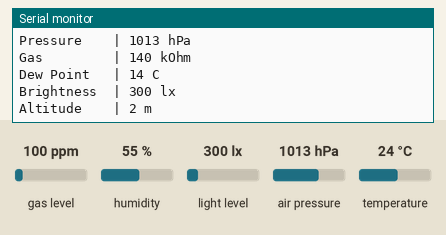
Simulated run of this sketch. Board: Arduino Uno, built with avr-gcc and run on an emulated ATmega328P. Shown: the last lines printed to the serial monitor. Inputs (shaded band) come from the test bench; at power-on: gas level 100 ppm, humidity 55 %, light level 300 lx, air pressure 1013 hPa, temperature 24 °C. No radio packets arrive unless stated.

Above: at 1.2 s.
1.3 s: gas level set to 20 ppm
5.8 s: humidity set to 22 %
10.3 s: light level set to 40 lx
At 12.1 s:
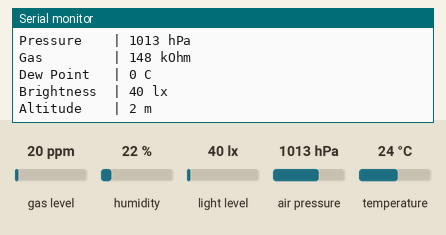
14.8 s: air pressure set to 952 hPa
At 17.1 s:
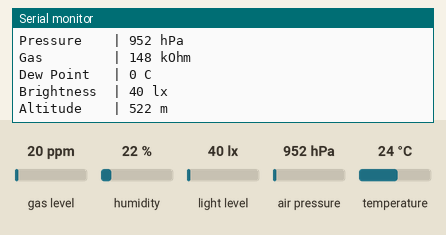
19.3 s: temperature set to 12 °C
At 22.0 s:
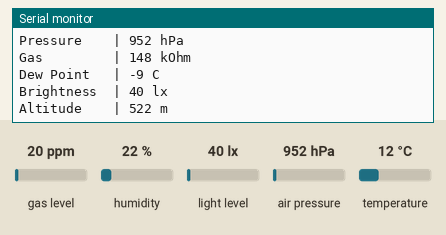
Timing chart, 0 to 23.5 s (numbered marks = the images above; inputs shaded):
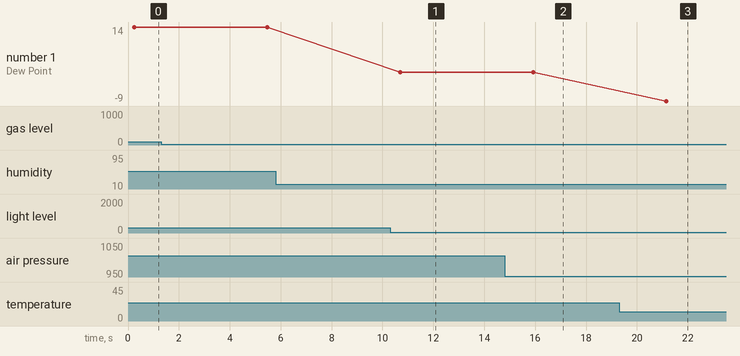

Measured:
- after the input at 10.3 s, the serial monitor: prints a new line after 0.40 s (image 1)
- after the input at 14.8 s, the serial monitor: prints a new line after 1.1 s (image 2)
- after the input at 19.3 s, the serial monitor: prints a new line after 1.8 s (image 3)
- plotted number 1: 0 → -9 after the input at 19.3 s

The sketch:

LoRa_sender.ino
```cpp
// Include the SPI (Serial Peripheral Interface) library, which provides functions for communicating with devices using the SPI protocol.
#include <SPI.h>

// Include the Wire library, which provides functions for I2C (Inter-Integrated Circuit) communication.
#include <Wire.h>

// Include the LoRa library, which provides functions for LoRa communication.
#include <LoRa.h>

// Include the Adafruit Sensor library. This library is used to standardize sensor access across different sensor types.
#include <Adafruit_Sensor.h>

// Include the Adafruit BME680 library, which provides functions to interface with the BME680 sensor.
#include <Adafruit_BME680.h>

// Include the BH1750 library, which provides functions for interfacing with the BH1750 light sensor.
#include <BH1750.h>

// Define a constant named SEALEVELPRESSURE_HPA with a value of 1013.25. This constant represents the standard atmospheric pressure at sea level in hectopascals (hPa). It is used as a reference for pressure measurements to calculate altitude in applications such as barometric sensing.
#define SEALEVELPRESSURE_HPA (1013.25)

// Initialize a BME680 sensor object.
Adafruit_BME680 bme;

// Initialize a BH1750 light sensor object.
BH1750 lightMeter;

// Declare a String variable named 'LoRaMessage' and initialize it with an empty string.This variable will be used to store the message that will be transmitted via LoRa communication.
String LoRaMessage = "";

// Declare a character array named 'device_id' with a size of 12 and initialize it with the string "LoRa 433MHz". This array is intended to store the device ID.
char device_id[12] = "LoRa 433MHz";

void setup() {
  // Begin serial communication at a baud rate of 115200.
  Serial.begin(115200);

  // Initialize the I2C communication bus using the Wire library.
  Wire.begin();

  // Initialize the BH1750 light sensor using the begin() method.
  lightMeter.begin();

  // Check if the BME680 sensor is successfully initialized.
  if (!bme.begin()) {
    // Print an error message if the sensor is not found.
    Serial.println("Could not find BME680 sensor, check wiring!");

    // Exit the setup function if the sensor is not found.
    return;
  }

  // Configure BME680 sensor settings for enhanced accuracy and performance.

  // Set temperature oversampling to 8X.
  bme.setTemperatureOversampling(BME680_OS_8X);

  // Set humidity oversampling to 2X.
  bme.setHumidityOversampling(BME680_OS_2X);

  // Set pressure oversampling to 4X.
  bme.setPressureOversampling(BME680_OS_4X);

  // Set the IIR (Infinite Impulse Response) filter size to 3.
  bme.setIIRFilterSize(BME680_FILTER_SIZE_3);

  // Set the gas heater parameters: 320°C for 150 ms.
  bme.setGasHeater(320, 150);

  // Initialize LoRa communication at 433 MHz. Check if LoRa initialization is successful.
  if (!LoRa.begin(433E6)) {
    // Print an error message if LoRa initialization fails.
    Serial.println(F("Starting LoRa failed!"));

    // Enter an infinite loop to halt the program if LoRa initialization fails.
    while (1);
  }
}

void loop() {
  // Check if the BME680 sensor reading is successful.
  if (!bme.performReading()) {
  // Print an error message to the serial monitor if reading fails.
  Serial.println("Failed to perform reading BME680!");

  // Exit the loop function if the reading fails.
  return;
  }

  // Retrieve sensor data from the BME680 sensor and other sensors.

  // Get temperature reading from the BME680 sensor.
  int temperature = bme.temperature;

  // Get humidity reading from the BME680 sensor.
  int humidity = bme.humidity;

  // Get pressure reading from the BME680 sensor and convert to hPa.
  int pressure = bme.pressure / 100.0;

  // Get gas resistance reading from the BME680 sensor and convert to kOhms.
  int gas = bme.gas_resistance / 1000.0;

  // Calculate dew point using the retrieved temperature and humidity.
  int dewPoint = dewPointFast(temperature, humidity);

  // Get light intensity reading from the BH1750 light sensor.
  int brightness = lightMeter.readLightLevel();

  // Get altitude reading from the BME680 sensor using the standard sea-level pressure.
  int altitude = bme.readAltitude(SEALEVELPRESSURE_HPA);


  // Construct a LoRa message containing sensor data. Build the LoRa message using a formatted string, concatenating device ID, temperature, humidity, pressure, gas resistance, dew point, brightness and altitude.
  LoRaMessage = String(device_id) + "/" + String(temperature) + "&" + String(humidity) + "#" + String(pressure) + "@" + String(gas) + "$" + String(dewPoint) + "^" + String(brightness) + "!" + String(altitude);

  // Begin LoRa packet to prepare for transmission.
  LoRa.beginPacket();

  // Print the constructed LoRa message to the transmission buffer.
  LoRa.print(LoRaMessage);

  // Complete the LoRa packet and send the message.
  LoRa.endPacket();

  // Print sensor data to the Serial Monitor for monitoring and debugging.

  // Print device ID.
  Serial.print("Device ID   | ");
  Serial.println(device_id);

  // Print temperature.
  Serial.print("Temperature | ");
  Serial.print(temperature);
  Serial.println(F(" C"));

  // Print humidity.
  Serial.print("Humidity    | ");
  Serial.print(humidity);
  Serial.println(F(" %"));

  // Print pressure.
  Serial.print("Pressure    | ");
  Serial.print(pressure);
  Serial.println(" hPa");

  // Print gas resistance.
  Serial.print("Gas         | ");
  Serial.print(gas);
  Serial.println(" kOhm");

  // Print dew point.
  Serial.print("Dew Point   | ");
  Serial.print(dewPoint);
  Serial.println(" C");

  // Print brightness.
  Serial.print(F("Brightness  | "));
  Serial.print(brightness);
  Serial.println(" lx");

  // Print altitude.
  Serial.print(F("Altitude    | "));
  Serial.print(altitude);
  Serial.println(" m");

  // Print an empty line for better readability.
  Serial.println();

  // Set a delay of 5000 milliseconds (5 seconds) before the next iteration.
  delay(5000);
}

/* Calculate the dew point temperature using the fast approximation formula.
Parameters:
  - celsius: Temperature in degrees Celsius.
  - humidity: Relative humidity as a percentage. */
double dewPointFast(double celsius, double humidity)  {
  // Constants for the dew point calculation.
  double a = 17.271;
  double b = 237.7;

  // Calculate the temperature at the dew point.
  double temp = (a * celsius) / (b + celsius) + log(humidity * 0.01);

  // Calculate the dew point temperature using the result.
  double Td = (b * temp) / (a - temp);

  // Return the calculated dew point temperature.
  return Td;
}
```
